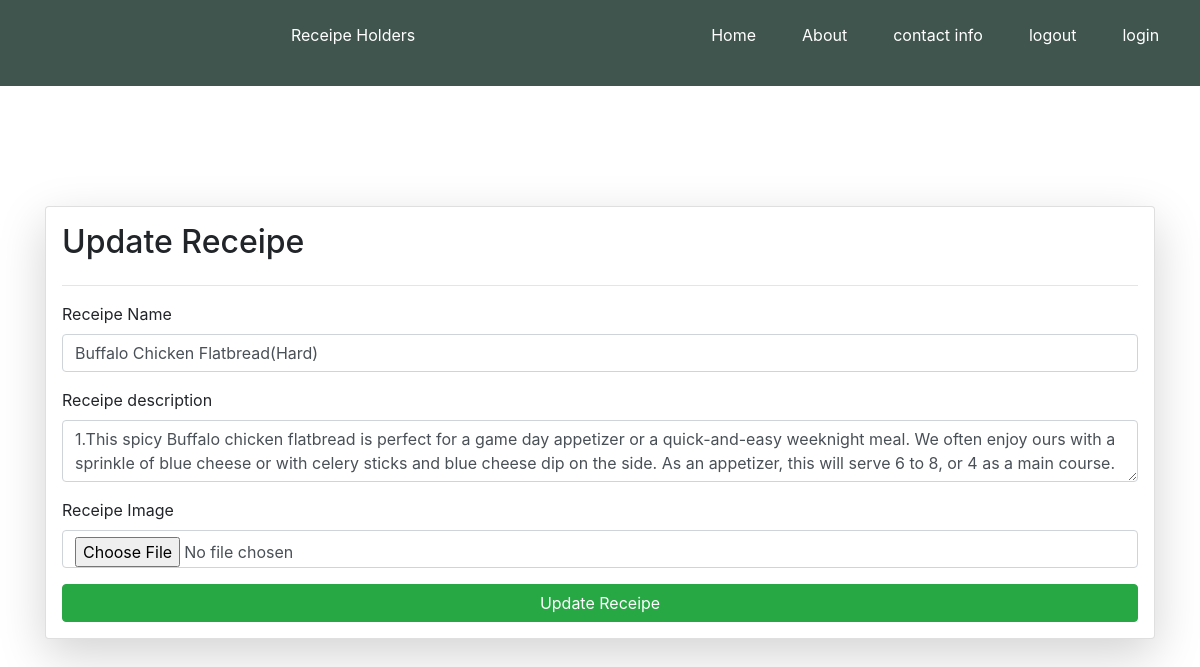
/update_recipe/8/, run on the app's committed database.
### vege/models.py (models this page shows)
class Recipe(models.Model):
    user = models.ForeignKey(User, on_delete=models.SET_NULL, null =True, blank=True )
    receipe_name = models.CharField(max_length =100)
    receipe_description =models.TextField()
    receipe_image = models.ImageField(upload_to="receipe",null = False,blank= False)

### vege/views.py (the view, shortened to what this page needs)
# urls.py: path('update_recipe/<id>/',update_recipe,name='update_recipe'),
def update_recipe(request,id):
    queryset = Recipe.objects.get(id = id)
    context = {'receipe' : queryset}
    return render(request,"update_recipe.html",context)

### vege/templates/update_recipe.html (shortened to what this page needs)
{% extends "base.html" %}
{% block start %}
<div class="container mt-5">
  <form
    class="mx-auto card p-3 shadow-lg"
    method="post"
    enctype="multipart/form-data"
  >
    <h2>Update Receipe</h2>
    <hr />
    <div class="form-group">
      <label for="receipe_Name">Receipe Name</label>
      <input
        name="receipe_name"
        required
        type="text"
        class="form-control"
        id="exampleInputEmail1"
        aria-describedby="emailHelp"
        value="{{receipe.receipe_name}}"
      />
    </div>
    <div class="form-group">
      <label for="receipe_desc">Receipe description</label>
      <textarea
        name="receipe_description"
        class="form-control"
        id="exampleInputPassword1"
        required
        value =""
      >{{receipe.receipe_description}}</textarea>
    </div>
    <div class="form-group">
      <label for="receipe_image">Receipe Image</label>
      <input
        name="receipe_image"
        type="file"
        class="form-control"
        id="exampleInputPassword1"
        placeholder="Password"
        required
        value ="{{receipe.receipe_image}}"
      />
    </div>
    <button type="submit" class="btn btn-success">Update Receipe</button>
  </form>
</div>
  {% endblock %}

### vege/templates/base.html (style rules this page uses)
* { margin: 0; padding: 0; }

### data on the page
Recipe: receipe_name "Buffalo Chicken Flatbread(Hard)", receipe_description "1.This spicy Buffalo chicken flatbread is perfect for a game day appetizer or a quick-and-easy weeknight meal. We often enjoy ours with a sprinkle of blue cheese or with celery sticks and blue cheese dip on the side. As an appetizer, this will serve 6 to 8, or 4 as a main course."
